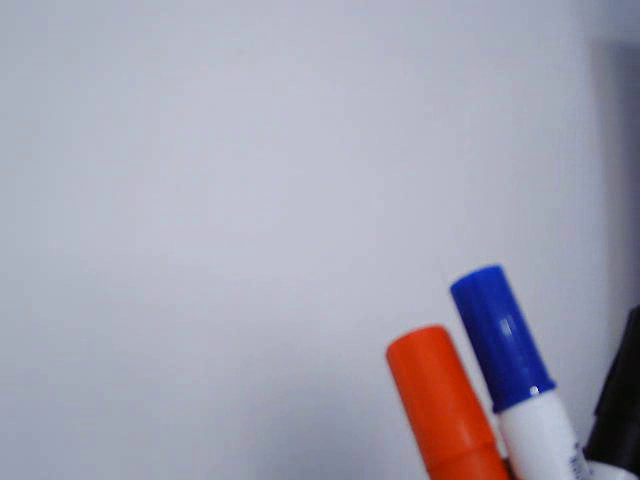
#> input picture frame 7 of 3_video_camera/video_kaydı.mp4, 640 x 480 px, given in place of the camera
$ python untitled0.py
#> lines starting #> are read from the running program, lines starting #| are printed output that depends on the picture; after the words box and inside, x2 and y2 are one past the last pixel; in counts of white or black regions, pixels touching at a corner belong together

# python3 distance_detector.py -f 300 -d 0.51
import numpy as np
import time
import cv2
import tkinter
import argparse


ap = argparse.ArgumentParser()
ap.add_argument("-f", "--face_height", type=int, default=300,
	help="height of the face in pixels")
ap.add_argument("-d", "--distance", type=float, default=0.51,
	help="show warning after if less than that distance in meters")
args = vars(ap.parse_args())

def create_root():
    """Create Tkinter stream (for display a message)"""
    root = tkinter.Tk()
    root.title("Warning!")
    root.resizable(width="false", height="false")
    root.minsize(width=350, height=50)
    root.maxsize(width=350, height=50)
    text_for_message = "Warning! You are too close to the monitor"
    warning_message = tkinter.Text(root)
    warning_message.pack()
    warning_message.insert(tkinter.END, text_for_message)
    return root


root = create_root()

cap = cv2.VideoCapture(0)

face_cascade = cv2.CascadeClassifier(cv2.data.haarcascades + 'haarcascade_frontalface_default.xml')


while(True):

    _, frame = cap.read()
#> frame is the input picture: shape (480, 640, 3); mean B, G, R 177.7, 161.9, 162.9
    last_time = time.time()

    gray = cv2.cvtColor(frame, cv2.COLOR_BGR2GRAY)
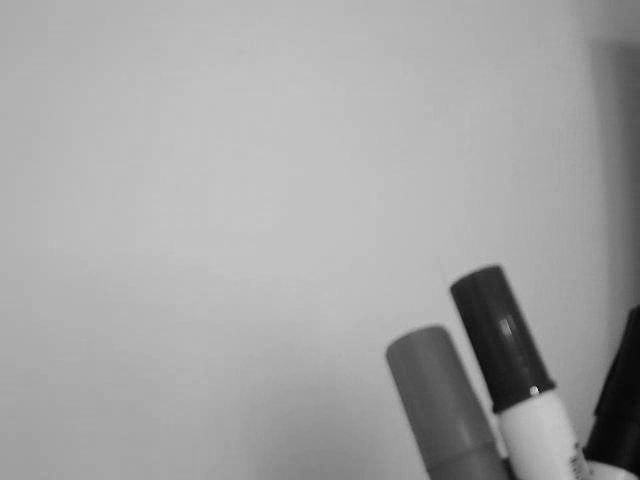
#> gray: shape (480, 640); min 4, max 232, mean 164.1
    faces = face_cascade.detectMultiScale(gray, 1.1, 5)
#> faces = ()
    if faces == ():
        root.destroy()
        root = create_root()
    for (x,y,w,h) in faces:
        cv2.rectangle(frame,(x,y),(x+w,y+h),(255,0,0),2)
        roi_gray = gray[y:y+h, x:x+w]
        roi_color = frame[y:y+h, x:x+w]
        known_height = args['face_height']
        distance = known_height/h*args['distance']
        if distance < args['distance']:

            root.update()
        else:

            root.destroy()
            root = create_root()

        k=h/4
        text = "Face height: {}".format(k)
        print(k)
        cv2.putText(frame, text, (int(x), int(y)),
                    cv2.FONT_HERSHEY_SIMPLEX, 0.5, (0, 255, 0), 2)

        cv2.putText(frame, "%.2fm" % (distance),
                    (frame.shape[1] - 200, frame.shape[0] - 20), cv2.FONT_HERSHEY_SIMPLEX,
                    2.0, (0, 255, 0), 3)
#> this loop made 0 passes

    cv2.putText(frame, "FPS: %f" % (1.0 / (time.time() - last_time)),
                            (10, 10),  cv2.FONT_HERSHEY_SIMPLEX, 0.5, (0, 255, 0), 2)
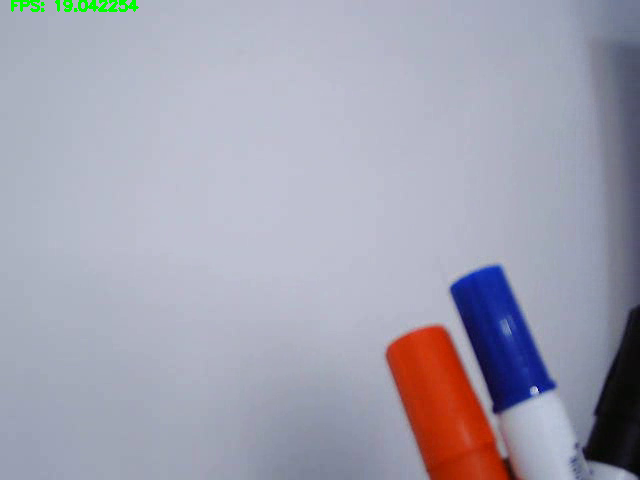
#> frame: shape (480, 640, 3); 0.27% of pixels changed, all inside (x1, y1, x2, y2) = (11, 0, 139, 12)


    cv2.imshow('frame', frame)
    if cv2.waitKey(1) & 0xFF == ord('q'):
#> (key q is pressed here)
        break


root.destroy()
cap.release()
cv2.destroyAllWindows()

$ run again, starting later in the video
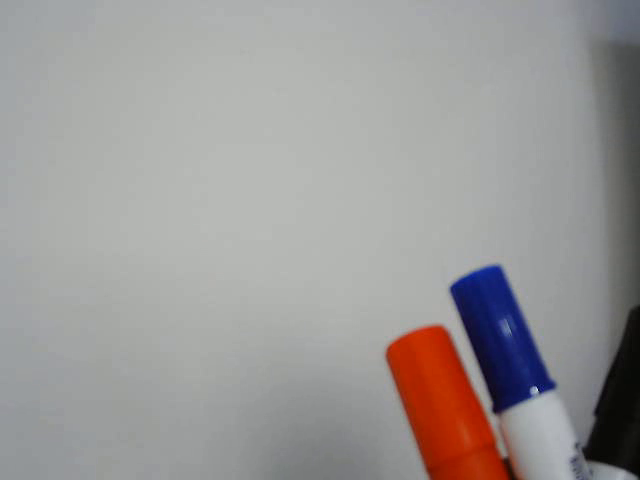
#> input picture frame 31 of 3_video_camera/video_kaydı.mp4, 640 x 480 px, given in place of the camera
#> frame is the input picture: shape (480, 640, 3); mean B, G, R 152, 152.7, 155.6
#> faces = ()
#> `cv2.putText(frame, "FPS: %f" % (1.0 / (time.time() - last_time)), (10,..`:
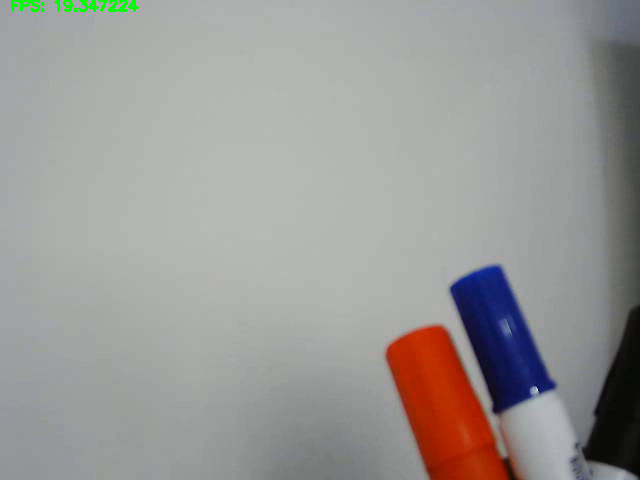
#> frame: shape (480, 640, 3); 0.25% of pixels changed, all inside (x1, y1, x2, y2) = (11, 0, 139, 12)

$ run again, starting later in the video
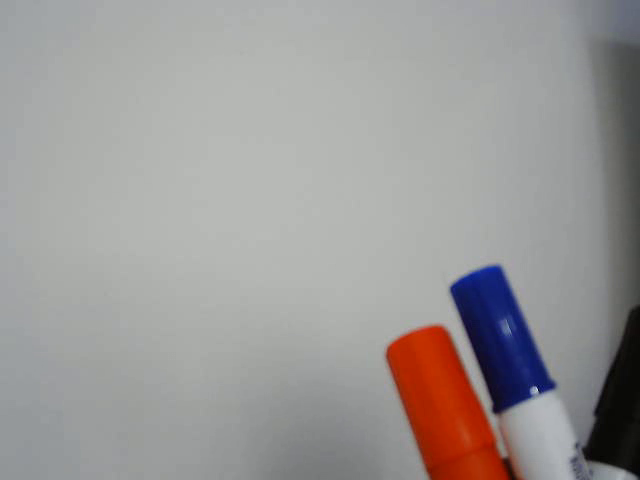
#> input picture frame 56 of 3_video_camera/video_kaydı.mp4, 640 x 480 px, given in place of the camera
#> frame is the input picture: shape (480, 640, 3); mean B, G, R 152, 152.9, 155.8
#> faces = ()
#> `cv2.putText(frame, "FPS: %f" % (1.0 / (time.time() - last_time)), (10,..`:
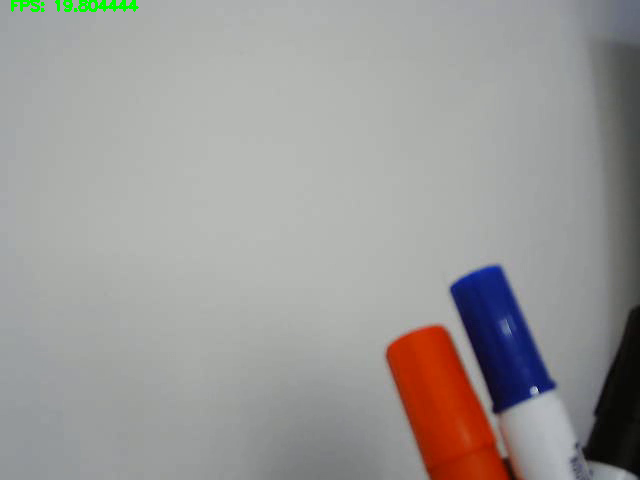
#> frame: shape (480, 640, 3); 0.26% of pixels changed, all inside (x1, y1, x2, y2) = (11, 0, 139, 12)
